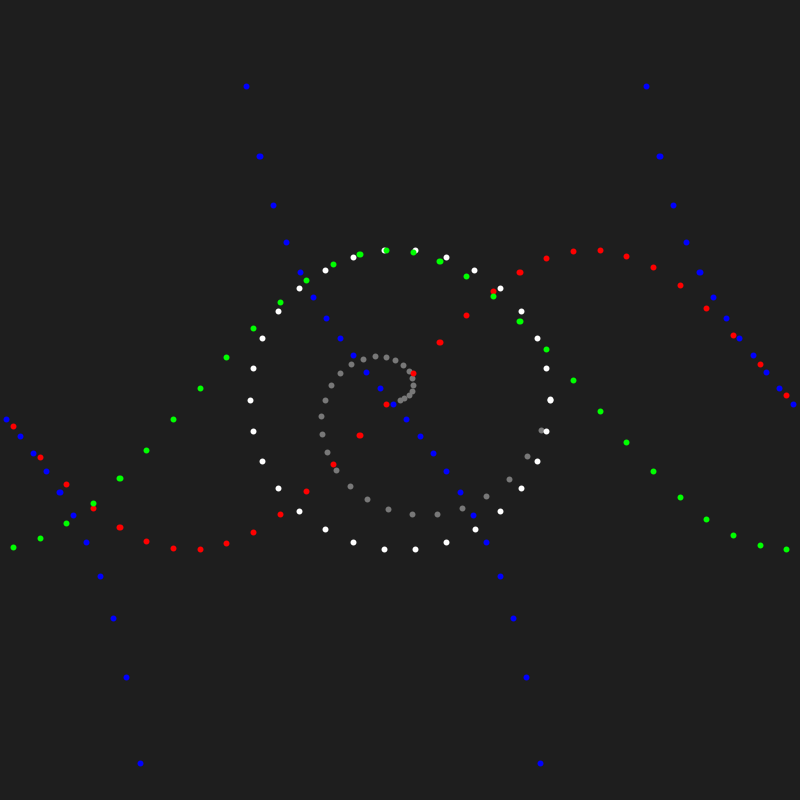
Frame 1 (no input)
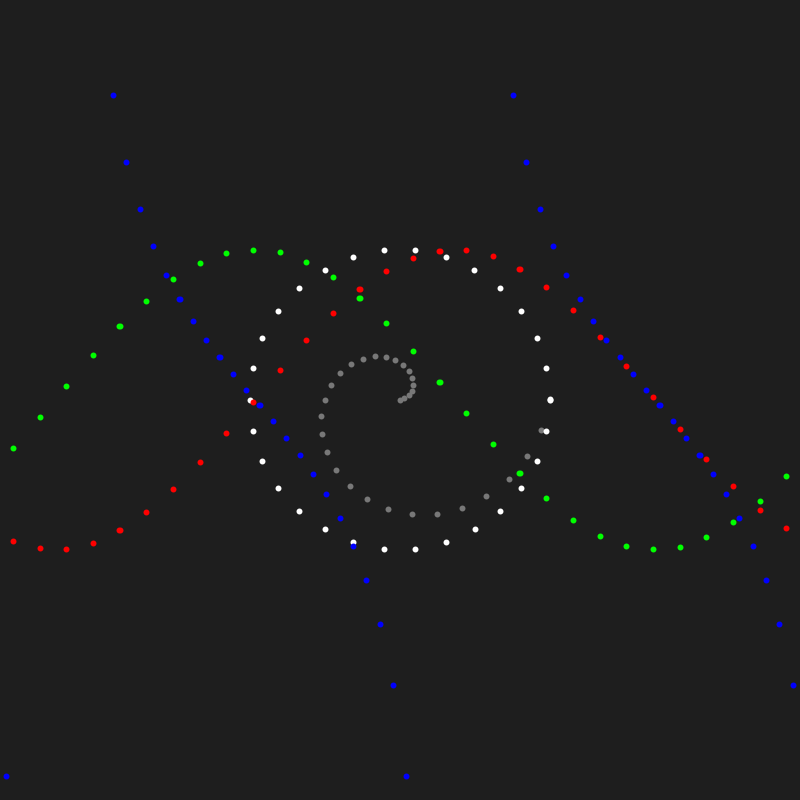
Frame 60 (the mouse pressed at the canvas centre just before this capture)
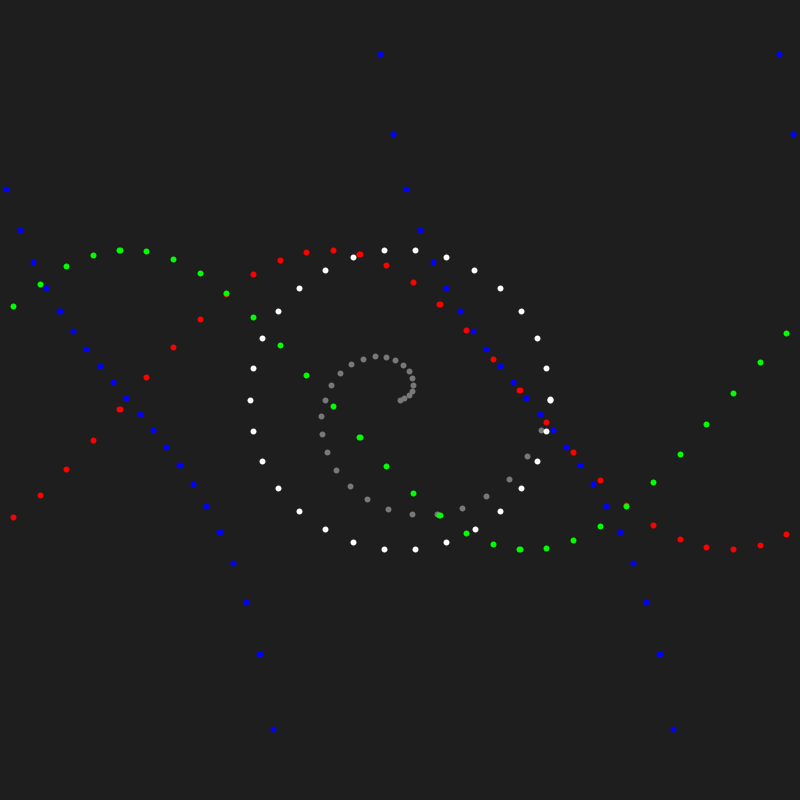
Frame 120 (the mouse held since frame 60 and released just before this capture)

The Processing sketch that drew these frames (run headless with seeded random() and noise(); from frame 60 on, the mouse is pressed at the canvas centre):

// Processing sketch: waves
// ── waves.pde
final int NUM_POINTS = 30;

enum TrigFunction { Sin, Cos, Tan }

void setup() {
	size(800, 800);
}

void draw() {
	background(30);

	strokeWeight(6);

	stroke(120);
	drawSpiral(400, 400, 150, NUM_POINTS);

	stroke(255);
	drawCircle(400, 400, 150, NUM_POINTS);

	stroke(255, 0, 0);
	drawTrigCurve(TrigFunction.Sin, 400, 150, NUM_POINTS, 1, millis() / 1000f);

	stroke(0, 255, 0);
	drawTrigCurve(TrigFunction.Cos, 400, 150, NUM_POINTS, 1, millis() / 1000f);

	stroke(0, 0, 255);
	drawTrigCurve(TrigFunction.Tan, 400, 150, NUM_POINTS * 2, 1, millis() / 1000f);
}

void drawTrigCurve(TrigFunction func, float yPos, float ySize, int numPoints, float frequency, float offset) {
	float spacing = (float)width / numPoints;
	for (float x = spacing / 2f; x < width; x += spacing) {
		float xRad = (x / width * TWO_PI + offset) * frequency;
		float y = yPos + trigFunction(func, xRad) * ySize;
		point(x, y);
	}
}

float trigFunction(TrigFunction func, float x) {
	switch (func) {
		case Sin: return sin(x);
		case Cos: return cos(x);
		case Tan: return tan(x);
		default:  return 0;
	}
}

void drawCircle(float xPos, float yPos, float radius, int numPoints) {
	float step = TWO_PI / numPoints;
	for (float angle = 0; angle < TWO_PI; angle += step) {
		float x = cos(angle) * radius;
		float y = sin(angle) * radius;
		point(xPos + x, yPos + y);
	}
}

void drawSpiral(float xPos, float yPos, float radius, int numPoints) {
	float step = TWO_PI / numPoints;
	for (float angle = 0; angle < TWO_PI; angle += step) {
		float x = cos(angle) * radius * (1 - angle / TWO_PI);
		float y = sin(angle) * radius * (1 - angle / TWO_PI);
		point(xPos + x, yPos + y);
	}
}
